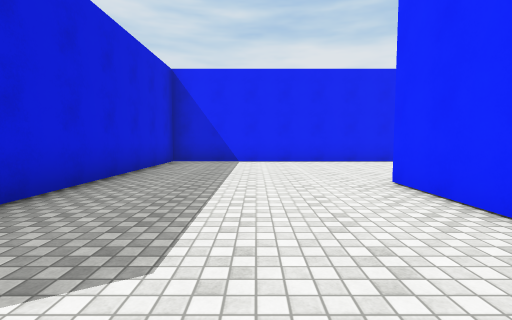
View 1 (above)

24 first-person views from a walk through a Unity game level. The camera is 1.3 m above the floor, tilts 4° down and sees 85° across. The floor is counted in squares, 2 m on a side. Each view is taken from the middle of a square. On the plan, view 1 faces up. The plan holds only what a view shows up to about 9 squares ahead; the rest is blank. The place goes on beyond the plan. The player character is not drawn. Surface patterns are stand-ins for the level's own textures.

View 2
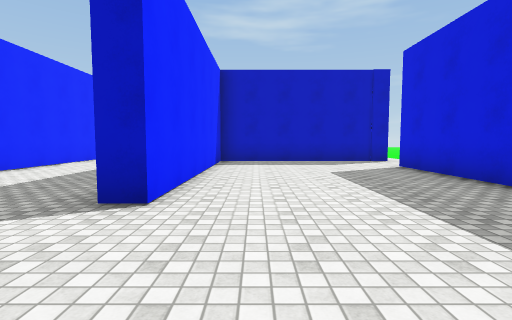

View 3
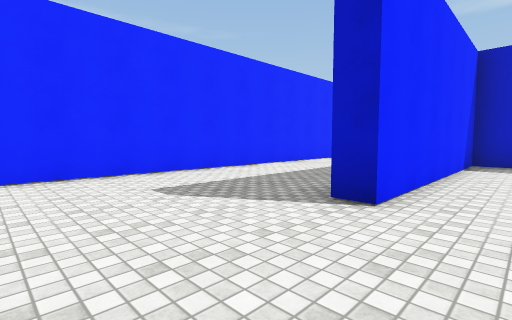

View 4
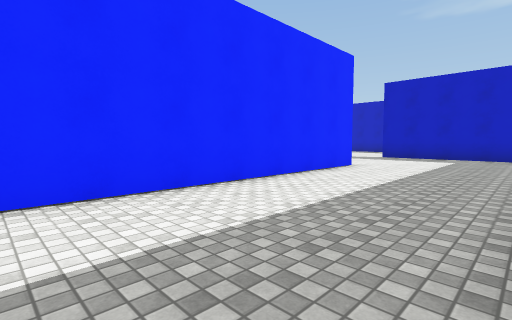

View 5
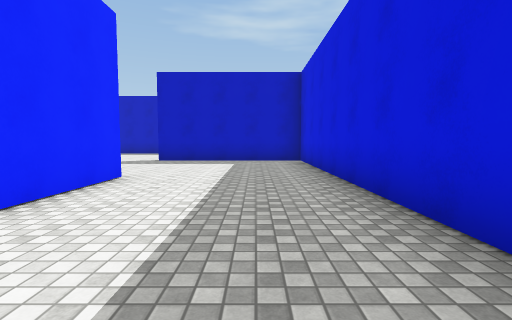

View 6
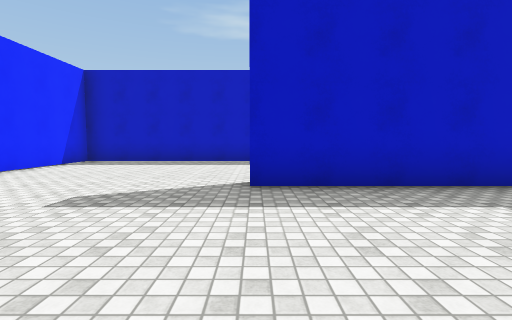

View 7
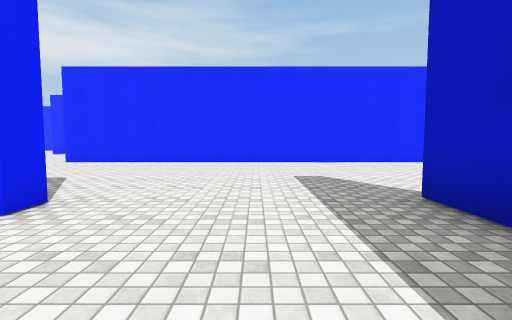

View 8
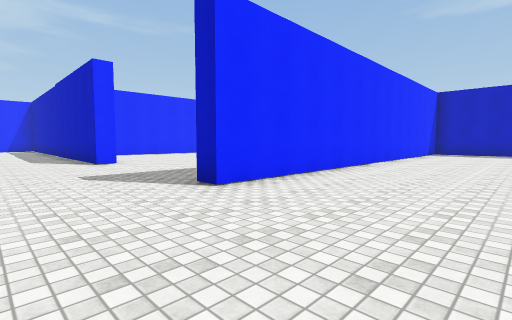

View 9
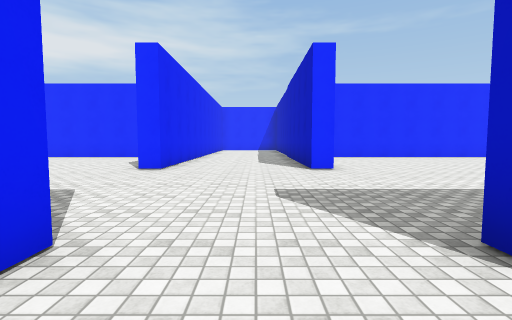

View 10
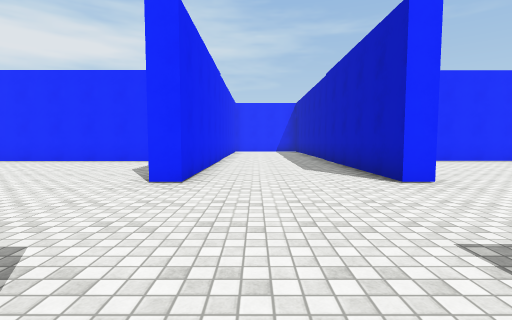

View 11
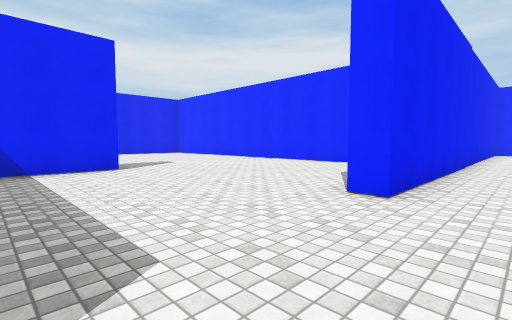

View 12
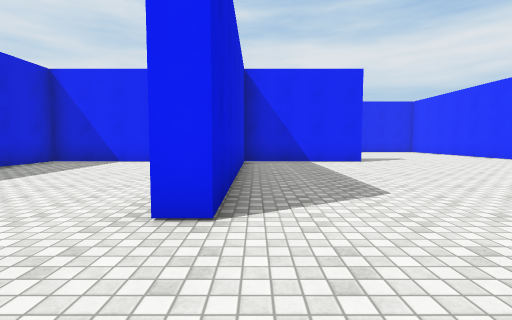

View 13
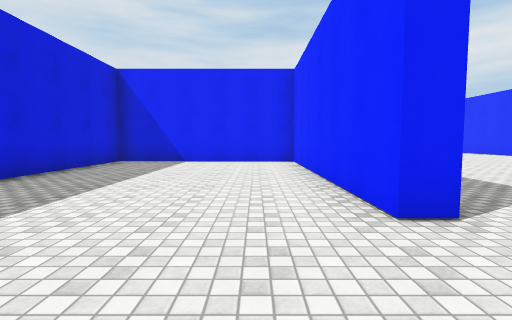

View 14
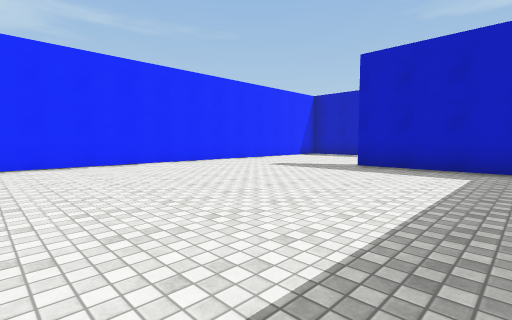

View 15
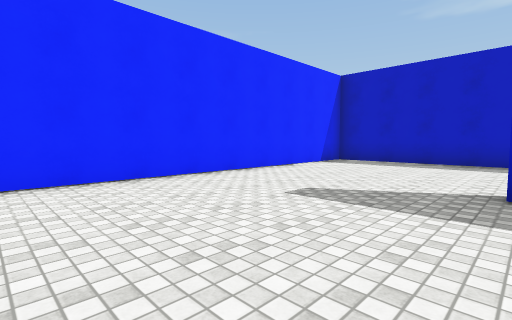

View 16
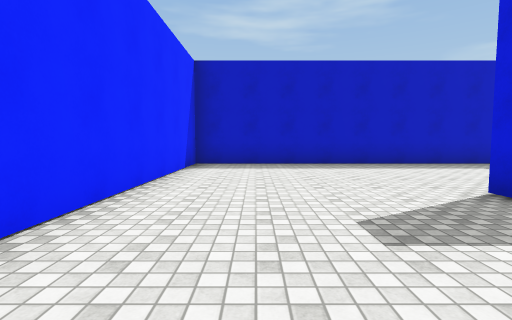

View 17
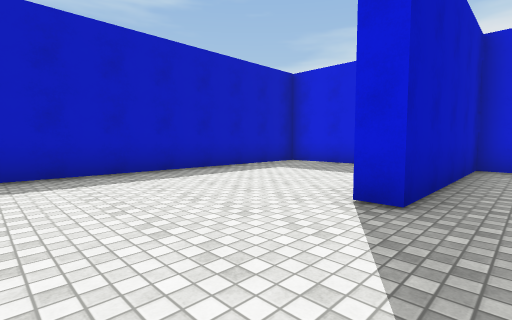

View 18
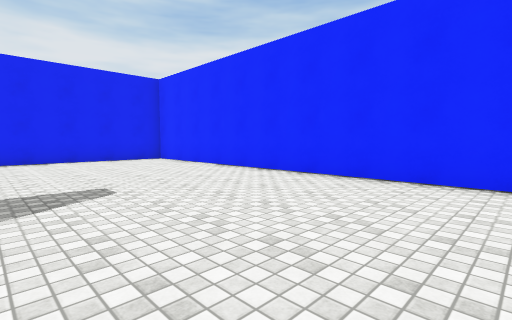

View 19
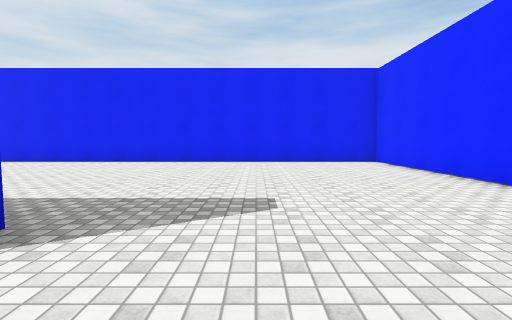

View 20
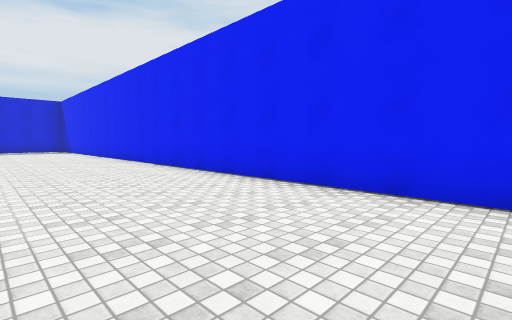

View 21
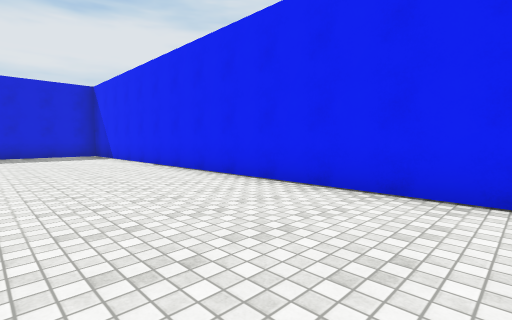

View 22
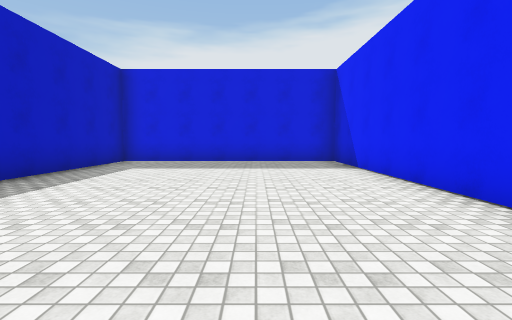

View 23
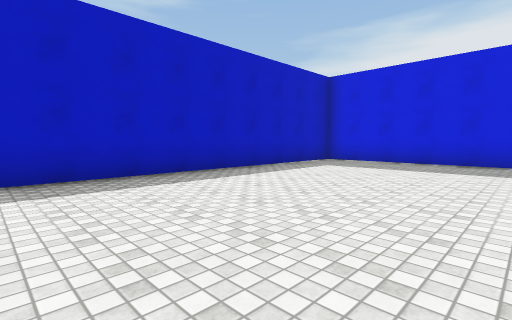

View 24
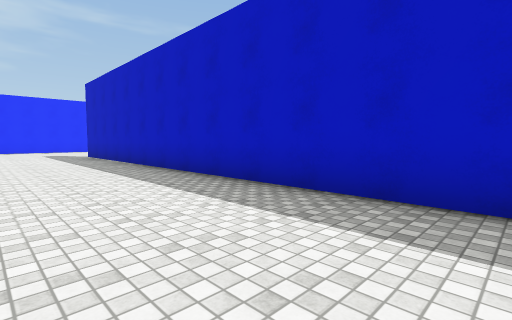

### Floor plan
Points are (right, up) in squares from view 1. A wall is a line through its corners. A room is listed if a view was taken in it or the views show most of it. See-through windows are left out.
Room 1 (views 1, 2, 3, 4, 5, 6, 7, 8, 9, 10, 11, 12, 13, 14, 15, 16, 17, 18, 19, 20, 21, 22, 23, 24)
walls: (6.9, -3.9) (6.3, -3.9) (6.3, 6.9); (17.2, -0.8) (17.2, -0.2) (22, -0.2); (2.6, -0.5) (2.6, -7.9) (7.1, -7.9); (4.2, 8.5) (-2.5, 8.5) (-2.5, 0.1); (16.2, 8.5) (12.7, 8.5) (12.7, 2.2) (12.2, 2.2) (12.2, 8.5) (6.9, 8.5) (6.9, 4.5); (12.7, -7.2) (12.7, -7.9) (17.2, -7.9) (17.2, -8.4); (21.6, 5.2) (21.6, 15.4) (-2.5, 15.4) (-2.5, 9) (13.8, 9); (12.7, -10.4) (12.7, -12.6) (21.6, -12.6) (21.6, -1.2); (23.5, 3.1) (17.2, 3.1) (17.2, 3.8); (-3.1, -1.6) (2.1, -1.6) (2.1, 4.2) (2.6, 4.2); (7.1, -12.6) (12.2, -12.6) (12.2, -0.2) (12.8, -0.2)
ways out: opening at (-3, -0.5)

Where each view was taken, in squares from view 1:
view 1: 0 up, 0 right, facing up
view 2: 7 up, 1 right, facing down
view 3: 7 up, 1 right, facing down-right
view 4: 3 up, 3 right, facing down-right
view 5: 1 up, 4 right, facing down
view 6: 4 down, 7 right, facing down
view 7: 6 down, 4 right, facing right
view 8: 2 up, 9 right, facing down-right
view 9: 1 up, 11 right, facing right
view 10: 2 up, 13 right, facing right
view 11: 2 up, 14 right, facing up-right
view 12: 0 up, 13 right, facing up
view 13: 0 up, 11 right, facing up
view 14: 1 down, 14 right, facing down-right
view 15: 4 down, 17 right, facing down-right
view 16: 5 down, 20 right, facing down
view 17: 7 down, 20 right, facing down-left
view 18: 6 up, 17 right, facing up-right
view 19: 7 up, 18 right, facing up
view 20: 12 up, 16 right, facing up-left
view 21: 12 up, 10 right, facing up-left
view 22: 13 up, 6 right, facing left
view 23: 14 up, 6 right, facing down-left
view 24: 12 up, 4 right, facing down-right
